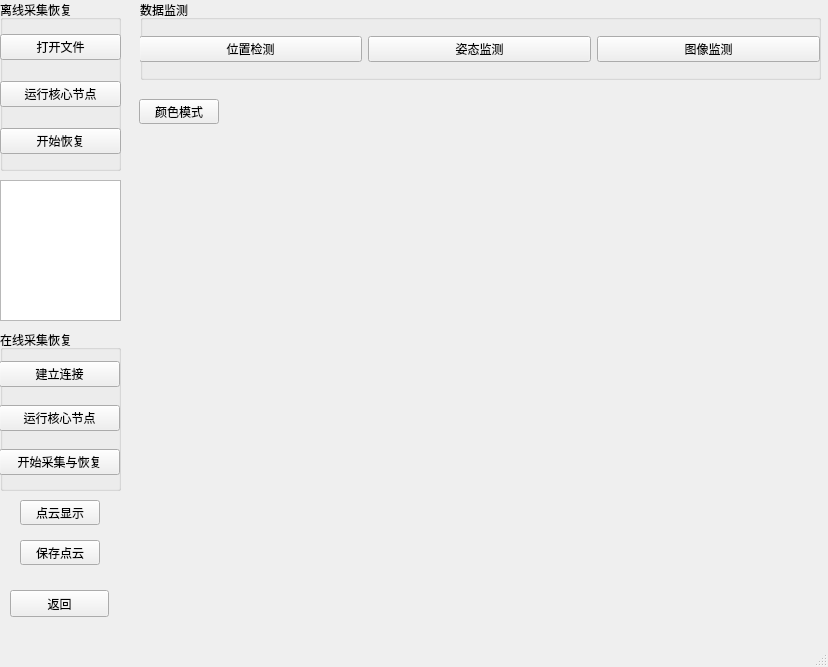
<?xml version="1.0" encoding="UTF-8"?>
<ui version="4.0">
 <class>CollectRecoverWindow</class>
 <widget class="QMainWindow" name="CollectRecoverWindow">
  <property name="geometry">
   <rect>
    <x>0</x>
    <y>0</y>
    <width>828</width>
    <height>667</height>
   </rect>
  </property>
  <property name="windowTitle">
   <string>CollectRecoverWindow</string>
  </property>
  <widget class="QWidget" name="centralwidget">
   <widget class="QPushButton" name="ReturnBtn">
    <property name="geometry">
     <rect>
      <x>10</x>
      <y>590</y>
      <width>99</width>
      <height>27</height>
     </rect>
    </property>
    <property name="text">
     <string>返回</string>
    </property>
   </widget>
   <widget class="QGroupBox" name="offline_Group">
    <property name="geometry">
     <rect>
      <x>0</x>
      <y>0</y>
      <width>121</width>
      <height>171</height>
     </rect>
    </property>
    <property name="title">
     <string>离线采集恢复</string>
    </property>
    <widget class="QWidget" name="verticalLayoutWidget">
     <property name="geometry">
      <rect>
       <x>0</x>
       <y>19</y>
       <width>121</width>
       <height>151</height>
      </rect>
     </property>
     <layout class="QVBoxLayout" name="verticalLayout_2">
      <item>
       <widget class="QPushButton" name="openfileBtn">
        <property name="text">
         <string>打开文件</string>
        </property>
       </widget>
      </item>
      <item>
       <widget class="QPushButton" name="runCore_offline_Btn">
        <property name="text">
         <string>运行核心节点</string>
        </property>
       </widget>
      </item>
      <item>
       <widget class="QPushButton" name="getPointBtn">
        <property name="text">
         <string>开始恢复</string>
        </property>
       </widget>
      </item>
     </layout>
    </widget>
   </widget>
   <widget class="QGroupBox" name="online_Group">
    <property name="geometry">
     <rect>
      <x>0</x>
      <y>330</y>
      <width>121</width>
      <height>161</height>
     </rect>
    </property>
    <property name="title">
     <string>在线采集恢复</string>
    </property>
    <widget class="QWidget" name="verticalLayoutWidget_2">
     <property name="geometry">
      <rect>
       <x>-1</x>
       <y>19</y>
       <width>121</width>
       <height>141</height>
      </rect>
     </property>
     <layout class="QVBoxLayout" name="verticalLayout_3">
      <item>
       <widget class="QPushButton" name="connect_Btn">
        <property name="text">
         <string>建立连接</string>
        </property>
       </widget>
      </item>
      <item>
       <widget class="QPushButton" name="runCore_online_Btn">
        <property name="text">
         <string>运行核心节点</string>
        </property>
       </widget>
      </item>
      <item>
       <widget class="QPushButton" name="getDataBtn">
        <property name="text">
         <string>开始采集与恢复</string>
        </property>
       </widget>
      </item>
     </layout>
    </widget>
   </widget>
   <widget class="QGroupBox" name="groupBox_3">
    <property name="geometry">
     <rect>
      <x>140</x>
      <y>0</y>
      <width>681</width>
      <height>80</height>
     </rect>
    </property>
    <property name="title">
     <string>数据监测</string>
    </property>
    <widget class="QWidget" name="horizontalLayoutWidget">
     <property name="geometry">
      <rect>
       <x>-1</x>
       <y>19</y>
       <width>681</width>
       <height>61</height>
      </rect>
     </property>
     <layout class="QHBoxLayout" name="horizontalLayout">
      <item>
       <widget class="QPushButton" name="posDetectBtn">
        <property name="text">
         <string>位置检测</string>
        </property>
       </widget>
      </item>
      <item>
       <widget class="QPushButton" name="eulerDetectBtn">
        <property name="text">
         <string>姿态监测</string>
        </property>
       </widget>
      </item>
      <item>
       <widget class="QPushButton" name="picDetectBtn">
        <property name="text">
         <string>图像监测</string>
        </property>
       </widget>
      </item>
     </layout>
    </widget>
   </widget>
   <widget class="QListView" name="log_view">
    <property name="geometry">
     <rect>
      <x>0</x>
      <y>180</y>
      <width>121</width>
      <height>141</height>
     </rect>
    </property>
   </widget>
   <widget class="Widget" name="widget" native="true">
    <property name="geometry">
     <rect>
      <x>139</x>
      <y>99</y>
      <width>671</width>
      <height>521</height>
     </rect>
    </property>
    <widget class="QPushButton" name="Color_change_Btn">
     <property name="geometry">
      <rect>
       <x>0</x>
       <y>0</y>
       <width>80</width>
       <height>25</height>
      </rect>
     </property>
     <property name="text">
      <string>颜色模式</string>
     </property>
    </widget>
    <zorder>Color_change_Btn</zorder>
    <zorder>point_show_Btn</zorder>
   </widget>
   <widget class="QPushButton" name="point_show_Btn">
    <property name="geometry">
     <rect>
      <x>20</x>
      <y>500</y>
      <width>80</width>
      <height>25</height>
     </rect>
    </property>
    <property name="text">
     <string>点云显示</string>
    </property>
   </widget>
   <widget class="QPushButton" name="save_point_Btn">
    <property name="geometry">
     <rect>
      <x>20</x>
      <y>540</y>
      <width>80</width>
      <height>25</height>
     </rect>
    </property>
    <property name="text">
     <string>保存点云</string>
    </property>
   </widget>
  </widget>
  <widget class="QMenuBar" name="menubar">
   <property name="geometry">
    <rect>
     <x>0</x>
     <y>0</y>
     <width>828</width>
     <height>22</height>
    </rect>
   </property>
  </widget>
  <widget class="QStatusBar" name="statusbar"/>
 </widget>
 <customwidgets>
  <customwidget>
   <class>Widget</class>
   <extends>QWidget</extends>
   <header location="global">widget.h</header>
   <container>1</container>
  </customwidget>
 </customwidgets>
 <resources/>
 <connections/>
</ui>
